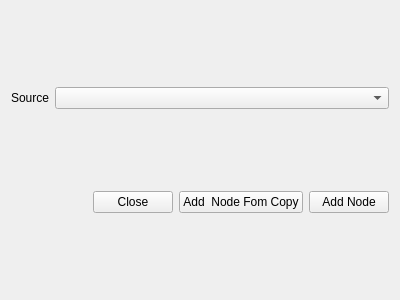
<?xml version="1.0" encoding="UTF-8"?>
<ui version="4.0">
 <class>ReosAddHydrographNodeFromWidget</class>
 <widget class="QWidget" name="ReosAddHydrographNodeFromWidget">
  <property name="geometry">
   <rect>
    <x>0</x>
    <y>0</y>
    <width>400</width>
    <height>300</height>
   </rect>
  </property>
  <property name="windowTitle">
   <string>Add Hydrograph Node From ...</string>
  </property>
  <layout class="QVBoxLayout" name="verticalLayout" stretch="0,1,0">
   <item>
    <layout class="QHBoxLayout" name="horizontalLayout" stretch="0,1">
     <item>
      <widget class="QLabel" name="label">
       <property name="text">
        <string>Source</string>
       </property>
      </widget>
     </item>
     <item>
      <widget class="QComboBox" name="mProviderComboBox"/>
     </item>
    </layout>
   </item>
   <item>
    <layout class="QVBoxLayout" name="mProviderLayout"/>
   </item>
   <item>
    <layout class="QHBoxLayout" name="horizontalLayout_2">
     <property name="topMargin">
      <number>0</number>
     </property>
     <item>
      <spacer name="horizontalSpacer">
       <property name="orientation">
        <enum>Qt::Horizontal</enum>
       </property>
       <property name="sizeHint" stdset="0">
        <size>
         <width>40</width>
         <height>20</height>
        </size>
       </property>
      </spacer>
     </item>
     <item>
      <widget class="QPushButton" name="mCloseButton">
       <property name="text">
        <string>Close</string>
       </property>
      </widget>
     </item>
     <item>
      <widget class="QPushButton" name="mAddNodeCopy">
       <property name="toolTip">
        <string>A node will be created containing a copy of this hydrograph that will be save on the project file.</string>
       </property>
       <property name="text">
        <string>Add  Node Fom Copy</string>
       </property>
      </widget>
     </item>
     <item>
      <widget class="QPushButton" name="mAddNode">
       <property name="toolTip">
        <string>A node will be created containing this hydrograph which will remain linked to the source.</string>
       </property>
       <property name="text">
        <string>Add Node</string>
       </property>
      </widget>
     </item>
    </layout>
   </item>
  </layout>
 </widget>
 <resources/>
 <connections/>
</ui>
